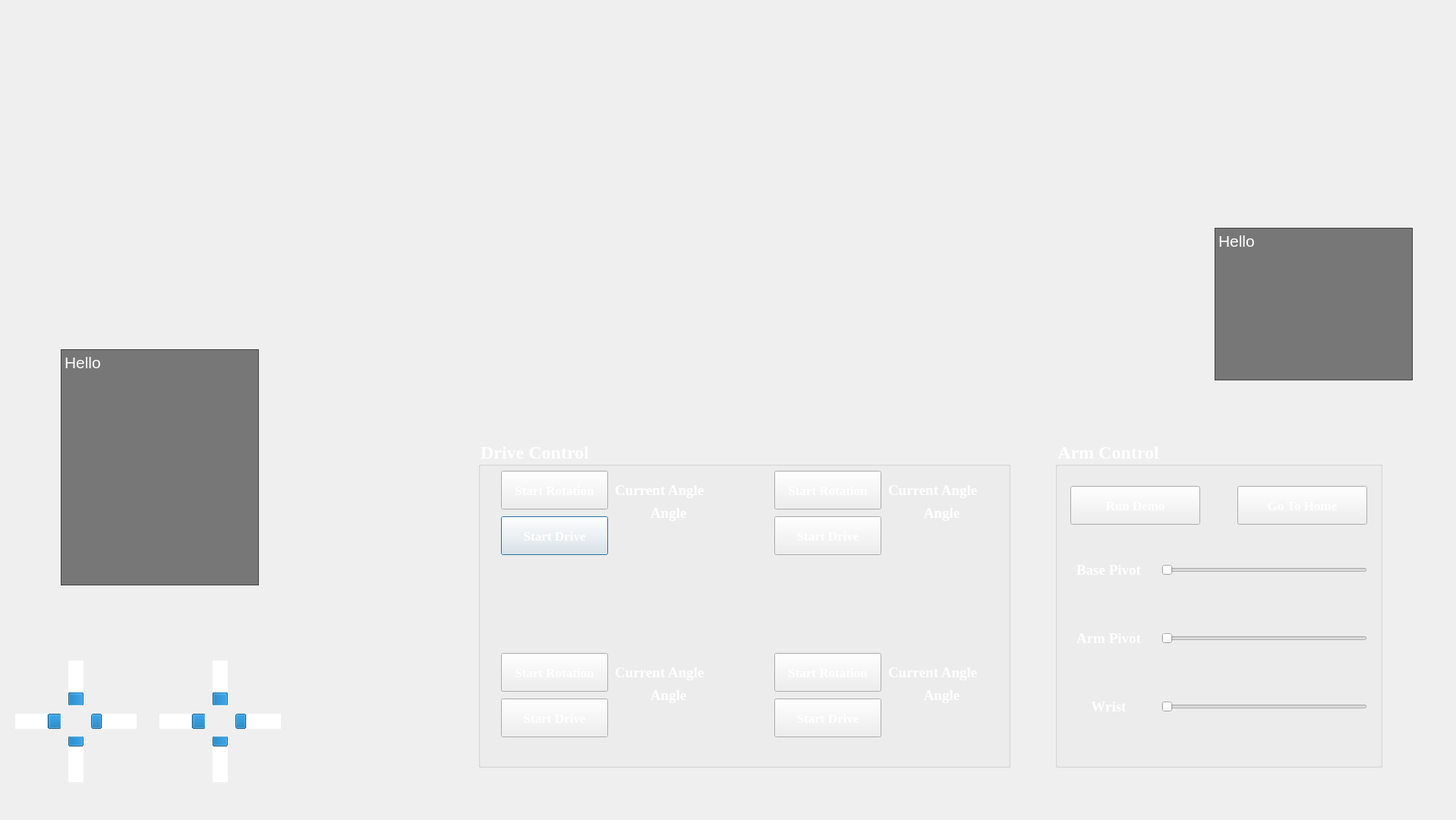
<?xml version="1.0" encoding="UTF-8"?>
<ui version="4.0">
 <class>Dialog</class>
 <widget class="QDialog" name="Dialog">
  <property name="geometry">
   <rect>
    <x>0</x>
    <y>0</y>
    <width>1918</width>
    <height>1080</height>
   </rect>
  </property>
  <property name="windowTitle">
   <string>Dialog</string>
  </property>
  <widget class="QLabel" name="label">
   <property name="geometry">
    <rect>
     <x>-60</x>
     <y>-130</y>
     <width>1981</width>
     <height>1211</height>
    </rect>
   </property>
   <property name="font">
    <font>
     <pointsize>12</pointsize>
     <weight>75</weight>
     <bold>true</bold>
    </font>
   </property>
   <property name="text">
    <string/>
   </property>
   <property name="pixmap">
    <pixmap resource="Onyx.qrc">:/Pictures/Background.png</pixmap>
   </property>
   <property name="scaledContents">
    <bool>true</bool>
   </property>
  </widget>
  <widget class="QLabel" name="label_2">
   <property name="geometry">
    <rect>
     <x>1360</x>
     <y>350</y>
     <width>151</width>
     <height>141</height>
    </rect>
   </property>
   <property name="text">
    <string/>
   </property>
   <property name="pixmap">
    <pixmap resource="Onyx.qrc">:/Pictures/SipeedLogo.png</pixmap>
   </property>
   <property name="scaledContents">
    <bool>true</bool>
   </property>
  </widget>
  <widget class="QLabel" name="label_4">
   <property name="geometry">
    <rect>
     <x>380</x>
     <y>720</y>
     <width>241</width>
     <height>121</height>
    </rect>
   </property>
   <property name="text">
    <string/>
   </property>
   <property name="pixmap">
    <pixmap resource="Onyx.qrc">:/Pictures/PS.png</pixmap>
   </property>
   <property name="scaledContents">
    <bool>true</bool>
   </property>
  </widget>
  <widget class="QLabel" name="label_6">
   <property name="geometry">
    <rect>
     <x>830</x>
     <y>290</y>
     <width>271</width>
     <height>261</height>
    </rect>
   </property>
   <property name="text">
    <string/>
   </property>
   <property name="pixmap">
    <pixmap resource="Onyx.qrc">:/Pictures/OrangePi.png</pixmap>
   </property>
   <property name="scaledContents">
    <bool>true</bool>
   </property>
  </widget>
  <widget class="QLabel" name="label_7">
   <property name="geometry">
    <rect>
     <x>420</x>
     <y>330</y>
     <width>181</width>
     <height>181</height>
    </rect>
   </property>
   <property name="text">
    <string/>
   </property>
   <property name="pixmap">
    <pixmap resource="Onyx.qrc">:/Pictures/EspressifLogo.png</pixmap>
   </property>
   <property name="scaledContents">
    <bool>true</bool>
   </property>
  </widget>
  <widget class="QLabel" name="label_8">
   <property name="geometry">
    <rect>
     <x>460</x>
     <y>570</y>
     <width>91</width>
     <height>91</height>
    </rect>
   </property>
   <property name="text">
    <string/>
   </property>
   <property name="pixmap">
    <pixmap resource="Onyx.qrc">:/Pictures/bluetooth.png</pixmap>
   </property>
   <property name="scaledContents">
    <bool>true</bool>
   </property>
  </widget>
  <widget class="QLabel" name="label_3">
   <property name="geometry">
    <rect>
     <x>40</x>
     <y>50</y>
     <width>221</width>
     <height>341</height>
    </rect>
   </property>
   <property name="text">
    <string/>
   </property>
   <property name="pixmap">
    <pixmap resource="Onyx.qrc">:/Pictures/Onyx.png</pixmap>
   </property>
   <property name="scaledContents">
    <bool>true</bool>
   </property>
  </widget>
  <widget class="QTextEdit" name="textEdit">
   <property name="geometry">
    <rect>
     <x>80</x>
     <y>460</y>
     <width>261</width>
     <height>311</height>
    </rect>
   </property>
   <property name="font">
    <font>
     <pointsize>16</pointsize>
    </font>
   </property>
   <property name="styleSheet">
    <string notr="true">background-color:rgba(36, 36, 36, 150);
color: rgb(255, 255, 255);</string>
   </property>
   <property name="html">
    <string>&lt;!DOCTYPE HTML PUBLIC &quot;-//W3C//DTD HTML 4.0//EN&quot; &quot;http://www.w3.org/TR/REC-html40/strict.dtd&quot;&gt;
&lt;html&gt;&lt;head&gt;&lt;meta name=&quot;qrichtext&quot; content=&quot;1&quot; /&gt;&lt;style type=&quot;text/css&quot;&gt;
p, li { white-space: pre-wrap; }
&lt;/style&gt;&lt;/head&gt;&lt;body style=&quot; font-family:'MS Shell Dlg 2'; font-size:16pt; font-weight:400; font-style:normal;&quot;&gt;
&lt;p style=&quot; margin-top:0px; margin-bottom:0px; margin-left:0px; margin-right:0px; -qt-block-indent:0; text-indent:0px;&quot;&gt;Hello&lt;/p&gt;&lt;/body&gt;&lt;/html&gt;</string>
   </property>
  </widget>
  <widget class="QTextEdit" name="textEdit_2">
   <property name="geometry">
    <rect>
     <x>1600</x>
     <y>300</y>
     <width>261</width>
     <height>201</height>
    </rect>
   </property>
   <property name="font">
    <font>
     <pointsize>16</pointsize>
    </font>
   </property>
   <property name="styleSheet">
    <string notr="true">background-color:rgba(36, 36, 36, 150);
color: rgb(255, 255, 255);</string>
   </property>
   <property name="html">
    <string>&lt;!DOCTYPE HTML PUBLIC &quot;-//W3C//DTD HTML 4.0//EN&quot; &quot;http://www.w3.org/TR/REC-html40/strict.dtd&quot;&gt;
&lt;html&gt;&lt;head&gt;&lt;meta name=&quot;qrichtext&quot; content=&quot;1&quot; /&gt;&lt;style type=&quot;text/css&quot;&gt;
p, li { white-space: pre-wrap; }
&lt;/style&gt;&lt;/head&gt;&lt;body style=&quot; font-family:'MS Shell Dlg 2'; font-size:16pt; font-weight:400; font-style:normal;&quot;&gt;
&lt;p style=&quot; margin-top:0px; margin-bottom:0px; margin-left:0px; margin-right:0px; -qt-block-indent:0; text-indent:0px;&quot;&gt;Hello&lt;/p&gt;&lt;/body&gt;&lt;/html&gt;</string>
   </property>
  </widget>
  <widget class="QLabel" name="label_9">
   <property name="geometry">
    <rect>
     <x>1120</x>
     <y>340</y>
     <width>181</width>
     <height>171</height>
    </rect>
   </property>
   <property name="text">
    <string/>
   </property>
   <property name="pixmap">
    <pixmap resource="Onyx.qrc">:/Pictures/SPi.png</pixmap>
   </property>
   <property name="scaledContents">
    <bool>true</bool>
   </property>
  </widget>
  <widget class="QLabel" name="label_10">
   <property name="geometry">
    <rect>
     <x>630</x>
     <y>340</y>
     <width>181</width>
     <height>171</height>
    </rect>
   </property>
   <property name="text">
    <string/>
   </property>
   <property name="pixmap">
    <pixmap resource="Onyx.qrc">:/Pictures/SPi.png</pixmap>
   </property>
   <property name="scaledContents">
    <bool>true</bool>
   </property>
  </widget>
  <widget class="QProgressBar" name="LR">
   <property name="geometry">
    <rect>
     <x>120</x>
     <y>940</y>
     <width>60</width>
     <height>20</height>
    </rect>
   </property>
   <property name="font">
    <font>
     <family>Nirmala Text</family>
    </font>
   </property>
   <property name="styleSheet">
    <string notr="true">background-color: qconicalgradient(cx:0.5, cy:0.5, angle:0, stop:0 rgba(35, 40, 3, 255), stop:0.16 rgba(136, 106, 22, 255), stop:0.225 rgba(166, 140, 41, 255), stop:0.285 rgba(204, 181, 74, 255), stop:0.345 rgba(235, 219, 102, 255), stop:0.415 rgba(245, 236, 112, 255), stop:0.52 rgba(209, 190, 76, 255), stop:0.57 rgba(187, 156, 51, 255), stop:0.635 rgba(168, 142, 42, 255), stop:0.695 rgba(202, 174, 68, 255), stop:0.75 rgba(218, 202, 86, 255), stop:0.815 rgba(208, 187, 73, 255), stop:0.88 rgba(187, 156, 51, 255), stop:0.935 rgba(137, 108, 26, 255), stop:1 rgba(35, 40, 3, 255));
border-color: rgb(0, 0, 1);
alternate-background-color: rgb(0, 0, 0);
</string>
   </property>
   <property name="value">
    <number>24</number>
   </property>
   <property name="textVisible">
    <bool>false</bool>
   </property>
  </widget>
  <widget class="QProgressBar" name="LL">
   <property name="geometry">
    <rect>
     <x>20</x>
     <y>940</y>
     <width>60</width>
     <height>20</height>
    </rect>
   </property>
   <property name="font">
    <font>
     <family>Nirmala Text</family>
    </font>
   </property>
   <property name="styleSheet">
    <string notr="true">background-color: qconicalgradient(cx:0.5, cy:0.5, angle:0, stop:0 rgba(35, 40, 3, 255), stop:0.16 rgba(136, 106, 22, 255), stop:0.225 rgba(166, 140, 41, 255), stop:0.285 rgba(204, 181, 74, 255), stop:0.345 rgba(235, 219, 102, 255), stop:0.415 rgba(245, 236, 112, 255), stop:0.52 rgba(209, 190, 76, 255), stop:0.57 rgba(187, 156, 51, 255), stop:0.635 rgba(168, 142, 42, 255), stop:0.695 rgba(202, 174, 68, 255), stop:0.75 rgba(218, 202, 86, 255), stop:0.815 rgba(208, 187, 73, 255), stop:0.88 rgba(187, 156, 51, 255), stop:0.935 rgba(137, 108, 26, 255), stop:1 rgba(35, 40, 3, 255));
border-color: rgb(0, 0, 1);
alternate-background-color: rgb(0, 0, 0);
</string>
   </property>
   <property name="value">
    <number>24</number>
   </property>
   <property name="alignment">
    <set>Qt::AlignRight|Qt::AlignTrailing|Qt::AlignVCenter</set>
   </property>
   <property name="textVisible">
    <bool>false</bool>
   </property>
   <property name="invertedAppearance">
    <bool>true</bool>
   </property>
  </widget>
  <widget class="QProgressBar" name="RL">
   <property name="geometry">
    <rect>
     <x>210</x>
     <y>940</y>
     <width>60</width>
     <height>20</height>
    </rect>
   </property>
   <property name="font">
    <font>
     <family>Nirmala Text</family>
    </font>
   </property>
   <property name="styleSheet">
    <string notr="true">background-color: qconicalgradient(cx:0.5, cy:0.5, angle:0, stop:0 rgba(35, 40, 3, 255), stop:0.16 rgba(136, 106, 22, 255), stop:0.225 rgba(166, 140, 41, 255), stop:0.285 rgba(204, 181, 74, 255), stop:0.345 rgba(235, 219, 102, 255), stop:0.415 rgba(245, 236, 112, 255), stop:0.52 rgba(209, 190, 76, 255), stop:0.57 rgba(187, 156, 51, 255), stop:0.635 rgba(168, 142, 42, 255), stop:0.695 rgba(202, 174, 68, 255), stop:0.75 rgba(218, 202, 86, 255), stop:0.815 rgba(208, 187, 73, 255), stop:0.88 rgba(187, 156, 51, 255), stop:0.935 rgba(137, 108, 26, 255), stop:1 rgba(35, 40, 3, 255));
border-color: rgb(0, 0, 1);
alternate-background-color: rgb(0, 0, 0);
</string>
   </property>
   <property name="value">
    <number>24</number>
   </property>
   <property name="textVisible">
    <bool>false</bool>
   </property>
   <property name="invertedAppearance">
    <bool>true</bool>
   </property>
  </widget>
  <widget class="QProgressBar" name="RR">
   <property name="geometry">
    <rect>
     <x>310</x>
     <y>940</y>
     <width>60</width>
     <height>20</height>
    </rect>
   </property>
   <property name="font">
    <font>
     <family>Nirmala Text</family>
    </font>
   </property>
   <property name="styleSheet">
    <string notr="true">background-color: qconicalgradient(cx:0.5, cy:0.5, angle:0, stop:0 rgba(35, 40, 3, 255), stop:0.16 rgba(136, 106, 22, 255), stop:0.225 rgba(166, 140, 41, 255), stop:0.285 rgba(204, 181, 74, 255), stop:0.345 rgba(235, 219, 102, 255), stop:0.415 rgba(245, 236, 112, 255), stop:0.52 rgba(209, 190, 76, 255), stop:0.57 rgba(187, 156, 51, 255), stop:0.635 rgba(168, 142, 42, 255), stop:0.695 rgba(202, 174, 68, 255), stop:0.75 rgba(218, 202, 86, 255), stop:0.815 rgba(208, 187, 73, 255), stop:0.88 rgba(187, 156, 51, 255), stop:0.935 rgba(137, 108, 26, 255), stop:1 rgba(35, 40, 3, 255));
border-color: rgb(0, 0, 1);
alternate-background-color: rgb(0, 0, 0);
</string>
   </property>
   <property name="value">
    <number>24</number>
   </property>
   <property name="textVisible">
    <bool>false</bool>
   </property>
  </widget>
  <widget class="QProgressBar" name="LU">
   <property name="geometry">
    <rect>
     <x>90</x>
     <y>870</y>
     <width>20</width>
     <height>60</height>
    </rect>
   </property>
   <property name="font">
    <font>
     <family>Nirmala Text</family>
    </font>
   </property>
   <property name="styleSheet">
    <string notr="true">background-color: qconicalgradient(cx:0.5, cy:0.5, angle:0, stop:0 rgba(35, 40, 3, 255), stop:0.16 rgba(136, 106, 22, 255), stop:0.225 rgba(166, 140, 41, 255), stop:0.285 rgba(204, 181, 74, 255), stop:0.345 rgba(235, 219, 102, 255), stop:0.415 rgba(245, 236, 112, 255), stop:0.52 rgba(209, 190, 76, 255), stop:0.57 rgba(187, 156, 51, 255), stop:0.635 rgba(168, 142, 42, 255), stop:0.695 rgba(202, 174, 68, 255), stop:0.75 rgba(218, 202, 86, 255), stop:0.815 rgba(208, 187, 73, 255), stop:0.88 rgba(187, 156, 51, 255), stop:0.935 rgba(137, 108, 26, 255), stop:1 rgba(35, 40, 3, 255));
border-color: rgb(0, 0, 1);
alternate-background-color: rgb(0, 0, 0);
</string>
   </property>
   <property name="value">
    <number>24</number>
   </property>
   <property name="textVisible">
    <bool>false</bool>
   </property>
   <property name="orientation">
    <enum>Qt::Vertical</enum>
   </property>
  </widget>
  <widget class="QProgressBar" name="RU">
   <property name="geometry">
    <rect>
     <x>280</x>
     <y>870</y>
     <width>20</width>
     <height>60</height>
    </rect>
   </property>
   <property name="font">
    <font>
     <family>Nirmala Text</family>
    </font>
   </property>
   <property name="styleSheet">
    <string notr="true">background-color: qconicalgradient(cx:0.5, cy:0.5, angle:0, stop:0 rgba(35, 40, 3, 255), stop:0.16 rgba(136, 106, 22, 255), stop:0.225 rgba(166, 140, 41, 255), stop:0.285 rgba(204, 181, 74, 255), stop:0.345 rgba(235, 219, 102, 255), stop:0.415 rgba(245, 236, 112, 255), stop:0.52 rgba(209, 190, 76, 255), stop:0.57 rgba(187, 156, 51, 255), stop:0.635 rgba(168, 142, 42, 255), stop:0.695 rgba(202, 174, 68, 255), stop:0.75 rgba(218, 202, 86, 255), stop:0.815 rgba(208, 187, 73, 255), stop:0.88 rgba(187, 156, 51, 255), stop:0.935 rgba(137, 108, 26, 255), stop:1 rgba(35, 40, 3, 255));
border-color: rgb(0, 0, 1);
alternate-background-color: rgb(0, 0, 0);
</string>
   </property>
   <property name="value">
    <number>24</number>
   </property>
   <property name="textVisible">
    <bool>false</bool>
   </property>
   <property name="orientation">
    <enum>Qt::Vertical</enum>
   </property>
  </widget>
  <widget class="QProgressBar" name="LD">
   <property name="geometry">
    <rect>
     <x>90</x>
     <y>970</y>
     <width>20</width>
     <height>60</height>
    </rect>
   </property>
   <property name="font">
    <font>
     <family>Nirmala Text</family>
    </font>
   </property>
   <property name="styleSheet">
    <string notr="true">background-color: qconicalgradient(cx:0.5, cy:0.5, angle:0, stop:0 rgba(35, 40, 3, 255), stop:0.16 rgba(136, 106, 22, 255), stop:0.225 rgba(166, 140, 41, 255), stop:0.285 rgba(204, 181, 74, 255), stop:0.345 rgba(235, 219, 102, 255), stop:0.415 rgba(245, 236, 112, 255), stop:0.52 rgba(209, 190, 76, 255), stop:0.57 rgba(187, 156, 51, 255), stop:0.635 rgba(168, 142, 42, 255), stop:0.695 rgba(202, 174, 68, 255), stop:0.75 rgba(218, 202, 86, 255), stop:0.815 rgba(208, 187, 73, 255), stop:0.88 rgba(187, 156, 51, 255), stop:0.935 rgba(137, 108, 26, 255), stop:1 rgba(35, 40, 3, 255));
border-color: rgb(0, 0, 1);
alternate-background-color: rgb(0, 0, 0);
</string>
   </property>
   <property name="value">
    <number>24</number>
   </property>
   <property name="textVisible">
    <bool>false</bool>
   </property>
   <property name="orientation">
    <enum>Qt::Vertical</enum>
   </property>
   <property name="invertedAppearance">
    <bool>true</bool>
   </property>
  </widget>
  <widget class="QProgressBar" name="RD">
   <property name="geometry">
    <rect>
     <x>280</x>
     <y>970</y>
     <width>20</width>
     <height>60</height>
    </rect>
   </property>
   <property name="font">
    <font>
     <family>Nirmala Text</family>
    </font>
   </property>
   <property name="styleSheet">
    <string notr="true">background-color: qconicalgradient(cx:0.5, cy:0.5, angle:0, stop:0 rgba(35, 40, 3, 255), stop:0.16 rgba(136, 106, 22, 255), stop:0.225 rgba(166, 140, 41, 255), stop:0.285 rgba(204, 181, 74, 255), stop:0.345 rgba(235, 219, 102, 255), stop:0.415 rgba(245, 236, 112, 255), stop:0.52 rgba(209, 190, 76, 255), stop:0.57 rgba(187, 156, 51, 255), stop:0.635 rgba(168, 142, 42, 255), stop:0.695 rgba(202, 174, 68, 255), stop:0.75 rgba(218, 202, 86, 255), stop:0.815 rgba(208, 187, 73, 255), stop:0.88 rgba(187, 156, 51, 255), stop:0.935 rgba(137, 108, 26, 255), stop:1 rgba(35, 40, 3, 255));
border-color: rgb(0, 0, 1);
alternate-background-color: rgb(0, 0, 0);
</string>
   </property>
   <property name="value">
    <number>24</number>
   </property>
   <property name="textVisible">
    <bool>false</bool>
   </property>
   <property name="orientation">
    <enum>Qt::Vertical</enum>
   </property>
   <property name="invertedAppearance">
    <bool>true</bool>
   </property>
  </widget>
  <widget class="QLabel" name="ButtonTri">
   <property name="geometry">
    <rect>
     <x>460</x>
     <y>870</y>
     <width>71</width>
     <height>71</height>
    </rect>
   </property>
   <property name="text">
    <string/>
   </property>
   <property name="pixmap">
    <pixmap resource="Onyx.qrc">:/Pictures/GoldButton.png</pixmap>
   </property>
   <property name="scaledContents">
    <bool>true</bool>
   </property>
  </widget>
  <widget class="QLabel" name="ButtonX">
   <property name="geometry">
    <rect>
     <x>460</x>
     <y>970</y>
     <width>71</width>
     <height>71</height>
    </rect>
   </property>
   <property name="text">
    <string/>
   </property>
   <property name="pixmap">
    <pixmap resource="Onyx.qrc">:/Pictures/GoldButton.png</pixmap>
   </property>
   <property name="scaledContents">
    <bool>true</bool>
   </property>
  </widget>
  <widget class="QLabel" name="ButtonSq">
   <property name="geometry">
    <rect>
     <x>410</x>
     <y>920</y>
     <width>71</width>
     <height>71</height>
    </rect>
   </property>
   <property name="text">
    <string/>
   </property>
   <property name="pixmap">
    <pixmap resource="Onyx.qrc">:/Pictures/GoldButton.png</pixmap>
   </property>
   <property name="scaledContents">
    <bool>true</bool>
   </property>
  </widget>
  <widget class="QLabel" name="ButtonCirc">
   <property name="geometry">
    <rect>
     <x>510</x>
     <y>920</y>
     <width>71</width>
     <height>71</height>
    </rect>
   </property>
   <property name="text">
    <string/>
   </property>
   <property name="pixmap">
    <pixmap resource="Onyx.qrc">:/Pictures/GoldButton.png</pixmap>
   </property>
   <property name="scaledContents">
    <bool>true</bool>
   </property>
  </widget>
  <widget class="QGroupBox" name="groupBox">
   <property name="geometry">
    <rect>
     <x>630</x>
     <y>580</y>
     <width>701</width>
     <height>431</height>
    </rect>
   </property>
   <property name="font">
    <font>
     <family>Georgia</family>
     <pointsize>18</pointsize>
     <weight>75</weight>
     <bold>true</bold>
    </font>
   </property>
   <property name="styleSheet">
    <string notr="true">color: rgb(255, 255, 255);</string>
   </property>
   <property name="title">
    <string>Drive Control</string>
   </property>
   <widget class="QLabel" name="Angle_Label_4">
    <property name="geometry">
     <rect>
      <x>560</x>
      <y>320</y>
      <width>101</width>
      <height>31</height>
     </rect>
    </property>
    <property name="font">
     <font>
      <family>Georgia</family>
      <pointsize>14</pointsize>
      <weight>75</weight>
      <bold>true</bold>
     </font>
    </property>
    <property name="styleSheet">
     <string notr="true">color: rgb(255, 255, 255)</string>
    </property>
    <property name="text">
     <string>Angle</string>
    </property>
    <property name="alignment">
     <set>Qt::AlignCenter</set>
    </property>
   </widget>
   <widget class="QPushButton" name="Drive_Button_1">
    <property name="geometry">
     <rect>
      <x>30</x>
      <y>100</y>
      <width>141</width>
      <height>51</height>
     </rect>
    </property>
    <property name="font">
     <font>
      <family>Georgia</family>
      <pointsize>13</pointsize>
      <weight>75</weight>
      <bold>true</bold>
     </font>
    </property>
    <property name="styleSheet">
     <string notr="true">color: rgb(255, 255, 255);
background-color: qconicalgradient(cx:0.5, cy:0.5, angle:0, stop:0 rgba(35, 40, 3, 255), stop:0.16 rgba(136, 106, 22, 255), stop:0.225 rgba(166, 140, 41, 255), stop:0.285 rgba(176, 156, 63, 255), stop:0.345 rgba(175, 163, 76, 255), stop:0.415 rgba(194, 187, 89, 255), stop:0.52 rgba(209, 190, 76, 255), stop:0.57 rgba(187, 156, 51, 255), stop:0.635 rgba(168, 142, 42, 255), stop:0.695 rgba(202, 174, 68, 255), stop:0.75 rgba(203, 188, 80, 255), stop:0.815 rgba(208, 187, 73, 255), stop:0.88 rgba(187, 156, 51, 255), stop:0.935 rgba(137, 108, 26, 255), stop:1 rgba(35, 40, 3, 255));</string>
    </property>
    <property name="text">
     <string>Start Drive</string>
    </property>
   </widget>
   <widget class="QLabel" name="label_12">
    <property name="geometry">
     <rect>
      <x>180</x>
      <y>290</y>
      <width>151</width>
      <height>31</height>
     </rect>
    </property>
    <property name="font">
     <font>
      <family>Georgia</family>
      <pointsize>14</pointsize>
      <weight>75</weight>
      <bold>true</bold>
     </font>
    </property>
    <property name="styleSheet">
     <string notr="true">color: rgb(255, 255, 255);</string>
    </property>
    <property name="text">
     <string>Current Angle</string>
    </property>
   </widget>
   <widget class="QPushButton" name="Rotation_Button_3">
    <property name="geometry">
     <rect>
      <x>390</x>
      <y>280</y>
      <width>141</width>
      <height>51</height>
     </rect>
    </property>
    <property name="font">
     <font>
      <family>Georgia</family>
      <pointsize>13</pointsize>
      <weight>75</weight>
      <bold>true</bold>
     </font>
    </property>
    <property name="styleSheet">
     <string notr="true">color: rgb(255, 255, 255);
background-color: qconicalgradient(cx:0.5, cy:0.5, angle:0, stop:0 rgba(35, 40, 3, 255), stop:0.16 rgba(136, 106, 22, 255), stop:0.225 rgba(166, 140, 41, 255), stop:0.285 rgba(176, 156, 63, 255), stop:0.345 rgba(175, 163, 76, 255), stop:0.415 rgba(194, 187, 89, 255), stop:0.52 rgba(209, 190, 76, 255), stop:0.57 rgba(187, 156, 51, 255), stop:0.635 rgba(168, 142, 42, 255), stop:0.695 rgba(202, 174, 68, 255), stop:0.75 rgba(203, 188, 80, 255), stop:0.815 rgba(208, 187, 73, 255), stop:0.88 rgba(187, 156, 51, 255), stop:0.935 rgba(137, 108, 26, 255), stop:1 rgba(35, 40, 3, 255));</string>
    </property>
    <property name="text">
     <string>Start Rotation</string>
    </property>
   </widget>
   <widget class="QLabel" name="Angle_Label_2">
    <property name="geometry">
     <rect>
      <x>560</x>
      <y>80</y>
      <width>101</width>
      <height>31</height>
     </rect>
    </property>
    <property name="font">
     <font>
      <family>Georgia</family>
      <pointsize>14</pointsize>
      <weight>75</weight>
      <bold>true</bold>
     </font>
    </property>
    <property name="styleSheet">
     <string notr="true">color: rgb(255, 255, 255)</string>
    </property>
    <property name="text">
     <string>Angle</string>
    </property>
    <property name="alignment">
     <set>Qt::AlignCenter</set>
    </property>
   </widget>
   <widget class="QPushButton" name="Rotation_Button_1">
    <property name="geometry">
     <rect>
      <x>30</x>
      <y>40</y>
      <width>141</width>
      <height>51</height>
     </rect>
    </property>
    <property name="font">
     <font>
      <family>Georgia</family>
      <pointsize>13</pointsize>
      <weight>75</weight>
      <bold>true</bold>
     </font>
    </property>
    <property name="styleSheet">
     <string notr="true">color: rgb(255, 255, 255);
background-color: qconicalgradient(cx:0.5, cy:0.5, angle:0, stop:0 rgba(35, 40, 3, 255), stop:0.16 rgba(136, 106, 22, 255), stop:0.225 rgba(166, 140, 41, 255), stop:0.285 rgba(176, 156, 63, 255), stop:0.345 rgba(175, 163, 76, 255), stop:0.415 rgba(194, 187, 89, 255), stop:0.52 rgba(209, 190, 76, 255), stop:0.57 rgba(187, 156, 51, 255), stop:0.635 rgba(168, 142, 42, 255), stop:0.695 rgba(202, 174, 68, 255), stop:0.75 rgba(203, 188, 80, 255), stop:0.815 rgba(208, 187, 73, 255), stop:0.88 rgba(187, 156, 51, 255), stop:0.935 rgba(137, 108, 26, 255), stop:1 rgba(35, 40, 3, 255));</string>
    </property>
    <property name="text">
     <string>Start Rotation</string>
    </property>
   </widget>
   <widget class="QPushButton" name="Drive_Button_2">
    <property name="geometry">
     <rect>
      <x>390</x>
      <y>100</y>
      <width>141</width>
      <height>51</height>
     </rect>
    </property>
    <property name="font">
     <font>
      <family>Georgia</family>
      <pointsize>13</pointsize>
      <weight>75</weight>
      <bold>true</bold>
     </font>
    </property>
    <property name="styleSheet">
     <string notr="true">color: rgb(255, 255, 255);
background-color: qconicalgradient(cx:0.5, cy:0.5, angle:0, stop:0 rgba(35, 40, 3, 255), stop:0.16 rgba(136, 106, 22, 255), stop:0.225 rgba(166, 140, 41, 255), stop:0.285 rgba(176, 156, 63, 255), stop:0.345 rgba(175, 163, 76, 255), stop:0.415 rgba(194, 187, 89, 255), stop:0.52 rgba(209, 190, 76, 255), stop:0.57 rgba(187, 156, 51, 255), stop:0.635 rgba(168, 142, 42, 255), stop:0.695 rgba(202, 174, 68, 255), stop:0.75 rgba(203, 188, 80, 255), stop:0.815 rgba(208, 187, 73, 255), stop:0.88 rgba(187, 156, 51, 255), stop:0.935 rgba(137, 108, 26, 255), stop:1 rgba(35, 40, 3, 255));</string>
    </property>
    <property name="text">
     <string>Start Drive</string>
    </property>
   </widget>
   <widget class="QLabel" name="label_11">
    <property name="geometry">
     <rect>
      <x>540</x>
      <y>50</y>
      <width>141</width>
      <height>31</height>
     </rect>
    </property>
    <property name="font">
     <font>
      <family>Georgia</family>
      <pointsize>14</pointsize>
      <weight>75</weight>
      <bold>true</bold>
     </font>
    </property>
    <property name="styleSheet">
     <string notr="true">color: rgb(255, 255, 255);</string>
    </property>
    <property name="text">
     <string>Current Angle</string>
    </property>
   </widget>
   <widget class="QLabel" name="label_5">
    <property name="geometry">
     <rect>
      <x>180</x>
      <y>50</y>
      <width>141</width>
      <height>31</height>
     </rect>
    </property>
    <property name="font">
     <font>
      <family>Georgia</family>
      <pointsize>14</pointsize>
      <weight>75</weight>
      <bold>true</bold>
     </font>
    </property>
    <property name="styleSheet">
     <string notr="true">color: rgb(255, 255, 255);</string>
    </property>
    <property name="text">
     <string>Current Angle</string>
    </property>
   </widget>
   <widget class="QPushButton" name="Rotation_Button_2">
    <property name="geometry">
     <rect>
      <x>390</x>
      <y>40</y>
      <width>141</width>
      <height>51</height>
     </rect>
    </property>
    <property name="font">
     <font>
      <family>Georgia</family>
      <pointsize>13</pointsize>
      <weight>75</weight>
      <bold>true</bold>
     </font>
    </property>
    <property name="styleSheet">
     <string notr="true">color: rgb(255, 255, 255);
background-color: qconicalgradient(cx:0.5, cy:0.5, angle:0, stop:0 rgba(35, 40, 3, 255), stop:0.16 rgba(136, 106, 22, 255), stop:0.225 rgba(166, 140, 41, 255), stop:0.285 rgba(176, 156, 63, 255), stop:0.345 rgba(175, 163, 76, 255), stop:0.415 rgba(194, 187, 89, 255), stop:0.52 rgba(209, 190, 76, 255), stop:0.57 rgba(187, 156, 51, 255), stop:0.635 rgba(168, 142, 42, 255), stop:0.695 rgba(202, 174, 68, 255), stop:0.75 rgba(203, 188, 80, 255), stop:0.815 rgba(208, 187, 73, 255), stop:0.88 rgba(187, 156, 51, 255), stop:0.935 rgba(137, 108, 26, 255), stop:1 rgba(35, 40, 3, 255));</string>
    </property>
    <property name="text">
     <string>Start Rotation</string>
    </property>
   </widget>
   <widget class="QLabel" name="Angle_Label_1">
    <property name="geometry">
     <rect>
      <x>200</x>
      <y>80</y>
      <width>101</width>
      <height>31</height>
     </rect>
    </property>
    <property name="font">
     <font>
      <family>Georgia</family>
      <pointsize>14</pointsize>
      <weight>75</weight>
      <bold>true</bold>
     </font>
    </property>
    <property name="styleSheet">
     <string notr="true">color: rgb(255, 255, 255)</string>
    </property>
    <property name="text">
     <string>Angle</string>
    </property>
    <property name="alignment">
     <set>Qt::AlignCenter</set>
    </property>
   </widget>
   <widget class="QPushButton" name="Drive_Button_3">
    <property name="geometry">
     <rect>
      <x>390</x>
      <y>340</y>
      <width>141</width>
      <height>51</height>
     </rect>
    </property>
    <property name="font">
     <font>
      <family>Georgia</family>
      <pointsize>13</pointsize>
      <weight>75</weight>
      <bold>true</bold>
     </font>
    </property>
    <property name="styleSheet">
     <string notr="true">color: rgb(255, 255, 255);
background-color: qconicalgradient(cx:0.5, cy:0.5, angle:0, stop:0 rgba(35, 40, 3, 255), stop:0.16 rgba(136, 106, 22, 255), stop:0.225 rgba(166, 140, 41, 255), stop:0.285 rgba(176, 156, 63, 255), stop:0.345 rgba(175, 163, 76, 255), stop:0.415 rgba(194, 187, 89, 255), stop:0.52 rgba(209, 190, 76, 255), stop:0.57 rgba(187, 156, 51, 255), stop:0.635 rgba(168, 142, 42, 255), stop:0.695 rgba(202, 174, 68, 255), stop:0.75 rgba(203, 188, 80, 255), stop:0.815 rgba(208, 187, 73, 255), stop:0.88 rgba(187, 156, 51, 255), stop:0.935 rgba(137, 108, 26, 255), stop:1 rgba(35, 40, 3, 255));</string>
    </property>
    <property name="text">
     <string>Start Drive</string>
    </property>
   </widget>
   <widget class="QPushButton" name="Drive_Button_4">
    <property name="geometry">
     <rect>
      <x>30</x>
      <y>340</y>
      <width>141</width>
      <height>51</height>
     </rect>
    </property>
    <property name="font">
     <font>
      <family>Georgia</family>
      <pointsize>13</pointsize>
      <weight>75</weight>
      <bold>true</bold>
     </font>
    </property>
    <property name="styleSheet">
     <string notr="true">color: rgb(255, 255, 255);
background-color: qconicalgradient(cx:0.5, cy:0.5, angle:0, stop:0 rgba(35, 40, 3, 255), stop:0.16 rgba(136, 106, 22, 255), stop:0.225 rgba(166, 140, 41, 255), stop:0.285 rgba(176, 156, 63, 255), stop:0.345 rgba(175, 163, 76, 255), stop:0.415 rgba(194, 187, 89, 255), stop:0.52 rgba(209, 190, 76, 255), stop:0.57 rgba(187, 156, 51, 255), stop:0.635 rgba(168, 142, 42, 255), stop:0.695 rgba(202, 174, 68, 255), stop:0.75 rgba(203, 188, 80, 255), stop:0.815 rgba(208, 187, 73, 255), stop:0.88 rgba(187, 156, 51, 255), stop:0.935 rgba(137, 108, 26, 255), stop:1 rgba(35, 40, 3, 255));</string>
    </property>
    <property name="text">
     <string>Start Drive</string>
    </property>
   </widget>
   <widget class="QPushButton" name="Rotation_Button_4">
    <property name="geometry">
     <rect>
      <x>30</x>
      <y>280</y>
      <width>141</width>
      <height>51</height>
     </rect>
    </property>
    <property name="font">
     <font>
      <family>Georgia</family>
      <pointsize>13</pointsize>
      <weight>75</weight>
      <bold>true</bold>
     </font>
    </property>
    <property name="styleSheet">
     <string notr="true">color: rgb(255, 255, 255);
background-color: qconicalgradient(cx:0.5, cy:0.5, angle:0, stop:0 rgba(35, 40, 3, 255), stop:0.16 rgba(136, 106, 22, 255), stop:0.225 rgba(166, 140, 41, 255), stop:0.285 rgba(176, 156, 63, 255), stop:0.345 rgba(175, 163, 76, 255), stop:0.415 rgba(194, 187, 89, 255), stop:0.52 rgba(209, 190, 76, 255), stop:0.57 rgba(187, 156, 51, 255), stop:0.635 rgba(168, 142, 42, 255), stop:0.695 rgba(202, 174, 68, 255), stop:0.75 rgba(203, 188, 80, 255), stop:0.815 rgba(208, 187, 73, 255), stop:0.88 rgba(187, 156, 51, 255), stop:0.935 rgba(137, 108, 26, 255), stop:1 rgba(35, 40, 3, 255));</string>
    </property>
    <property name="text">
     <string>Start Rotation</string>
    </property>
   </widget>
   <widget class="QLabel" name="label_13">
    <property name="geometry">
     <rect>
      <x>540</x>
      <y>290</y>
      <width>141</width>
      <height>31</height>
     </rect>
    </property>
    <property name="font">
     <font>
      <family>Georgia</family>
      <pointsize>14</pointsize>
      <weight>75</weight>
      <bold>true</bold>
     </font>
    </property>
    <property name="styleSheet">
     <string notr="true">color: rgb(255, 255, 255);</string>
    </property>
    <property name="text">
     <string>Current Angle</string>
    </property>
   </widget>
   <widget class="QLabel" name="Angle_Label_3">
    <property name="geometry">
     <rect>
      <x>200</x>
      <y>320</y>
      <width>101</width>
      <height>31</height>
     </rect>
    </property>
    <property name="font">
     <font>
      <family>Georgia</family>
      <pointsize>14</pointsize>
      <weight>75</weight>
      <bold>true</bold>
     </font>
    </property>
    <property name="styleSheet">
     <string notr="true">color: rgb(255, 255, 255)</string>
    </property>
    <property name="text">
     <string>Angle</string>
    </property>
    <property name="alignment">
     <set>Qt::AlignCenter</set>
    </property>
   </widget>
  </widget>
  <widget class="QGroupBox" name="groupBox_2">
   <property name="geometry">
    <rect>
     <x>1390</x>
     <y>580</y>
     <width>431</width>
     <height>431</height>
    </rect>
   </property>
   <property name="font">
    <font>
     <family>Georgia</family>
     <pointsize>18</pointsize>
     <weight>75</weight>
     <bold>true</bold>
    </font>
   </property>
   <property name="styleSheet">
    <string notr="true">color: rgb(255, 255, 255);</string>
   </property>
   <property name="title">
    <string>Arm Control</string>
   </property>
   <widget class="QPushButton" name="Rotation_Button_6">
    <property name="geometry">
     <rect>
      <x>20</x>
      <y>60</y>
      <width>171</width>
      <height>51</height>
     </rect>
    </property>
    <property name="font">
     <font>
      <family>Georgia</family>
      <pointsize>13</pointsize>
      <weight>75</weight>
      <bold>true</bold>
     </font>
    </property>
    <property name="styleSheet">
     <string notr="true">color: rgb(255, 255, 255);
background-color: qconicalgradient(cx:0.5, cy:0.5, angle:0, stop:0 rgba(35, 40, 3, 255), stop:0.16 rgba(136, 106, 22, 255), stop:0.225 rgba(166, 140, 41, 255), stop:0.285 rgba(176, 156, 63, 255), stop:0.345 rgba(175, 163, 76, 255), stop:0.415 rgba(194, 187, 89, 255), stop:0.52 rgba(209, 190, 76, 255), stop:0.57 rgba(187, 156, 51, 255), stop:0.635 rgba(168, 142, 42, 255), stop:0.695 rgba(202, 174, 68, 255), stop:0.75 rgba(203, 188, 80, 255), stop:0.815 rgba(208, 187, 73, 255), stop:0.88 rgba(187, 156, 51, 255), stop:0.935 rgba(137, 108, 26, 255), stop:1 rgba(35, 40, 3, 255));</string>
    </property>
    <property name="text">
     <string>Run Demo</string>
    </property>
   </widget>
   <widget class="QSlider" name="horizontalSlider">
    <property name="geometry">
     <rect>
      <x>140</x>
      <y>150</y>
      <width>271</width>
      <height>41</height>
     </rect>
    </property>
    <property name="styleSheet">
     <string notr="true">background-color: qconicalgradient(cx:0.5, cy:0.5, angle:0, stop:0 rgba(35, 40, 3, 255), stop:0.16 rgba(136, 106, 22, 255), stop:0.225 rgba(166, 140, 41, 255), stop:0.285 rgba(176, 156, 63, 255), stop:0.345 rgba(175, 163, 76, 255), stop:0.415 rgba(194, 187, 89, 255), stop:0.52 rgba(209, 190, 76, 255), stop:0.57 rgba(187, 156, 51, 255), stop:0.635 rgba(168, 142, 42, 255), stop:0.695 rgba(202, 174, 68, 255), stop:0.75 rgba(203, 188, 80, 255), stop:0.815 rgba(208, 187, 73, 255), stop:0.88 rgba(187, 156, 51, 255), stop:0.935 rgba(137, 108, 26, 255), stop:1 rgba(35, 40, 3, 255));
selection-background-color: rgb(0, 0, 0);
selection-color: rgb(0, 0, 0);
alternate-background-color: rgb(0, 0, 0);
color: rgb(0, 0, 0);</string>
    </property>
    <property name="orientation">
     <enum>Qt::Horizontal</enum>
    </property>
   </widget>
   <widget class="QLabel" name="Angle_Label_5">
    <property name="geometry">
     <rect>
      <x>20</x>
      <y>160</y>
      <width>101</width>
      <height>21</height>
     </rect>
    </property>
    <property name="font">
     <font>
      <family>Georgia</family>
      <pointsize>14</pointsize>
      <weight>75</weight>
      <bold>true</bold>
     </font>
    </property>
    <property name="styleSheet">
     <string notr="true">color: rgb(255, 255, 255)</string>
    </property>
    <property name="text">
     <string>Base Pivot</string>
    </property>
    <property name="alignment">
     <set>Qt::AlignCenter</set>
    </property>
   </widget>
   <widget class="QLabel" name="Angle_Label_6">
    <property name="geometry">
     <rect>
      <x>20</x>
      <y>250</y>
      <width>101</width>
      <height>21</height>
     </rect>
    </property>
    <property name="font">
     <font>
      <family>Georgia</family>
      <pointsize>14</pointsize>
      <weight>75</weight>
      <bold>true</bold>
     </font>
    </property>
    <property name="styleSheet">
     <string notr="true">color: rgb(255, 255, 255)</string>
    </property>
    <property name="text">
     <string>Arm Pivot</string>
    </property>
    <property name="alignment">
     <set>Qt::AlignCenter</set>
    </property>
   </widget>
   <widget class="QLabel" name="Angle_Label_7">
    <property name="geometry">
     <rect>
      <x>20</x>
      <y>340</y>
      <width>101</width>
      <height>21</height>
     </rect>
    </property>
    <property name="font">
     <font>
      <family>Georgia</family>
      <pointsize>14</pointsize>
      <weight>75</weight>
      <bold>true</bold>
     </font>
    </property>
    <property name="styleSheet">
     <string notr="true">color: rgb(255, 255, 255)</string>
    </property>
    <property name="text">
     <string>Wrist</string>
    </property>
    <property name="alignment">
     <set>Qt::AlignCenter</set>
    </property>
   </widget>
   <widget class="QSlider" name="horizontalSlider_2">
    <property name="geometry">
     <rect>
      <x>140</x>
      <y>240</y>
      <width>271</width>
      <height>41</height>
     </rect>
    </property>
    <property name="styleSheet">
     <string notr="true">background-color: qconicalgradient(cx:0.5, cy:0.5, angle:0, stop:0 rgba(35, 40, 3, 255), stop:0.16 rgba(136, 106, 22, 255), stop:0.225 rgba(166, 140, 41, 255), stop:0.285 rgba(176, 156, 63, 255), stop:0.345 rgba(175, 163, 76, 255), stop:0.415 rgba(194, 187, 89, 255), stop:0.52 rgba(209, 190, 76, 255), stop:0.57 rgba(187, 156, 51, 255), stop:0.635 rgba(168, 142, 42, 255), stop:0.695 rgba(202, 174, 68, 255), stop:0.75 rgba(203, 188, 80, 255), stop:0.815 rgba(208, 187, 73, 255), stop:0.88 rgba(187, 156, 51, 255), stop:0.935 rgba(137, 108, 26, 255), stop:1 rgba(35, 40, 3, 255));
selection-background-color: rgb(0, 0, 0);
selection-color: rgb(0, 0, 0);
alternate-background-color: rgb(0, 0, 0);
color: rgb(0, 0, 0);</string>
    </property>
    <property name="orientation">
     <enum>Qt::Horizontal</enum>
    </property>
   </widget>
   <widget class="QSlider" name="horizontalSlider_3">
    <property name="geometry">
     <rect>
      <x>140</x>
      <y>330</y>
      <width>271</width>
      <height>41</height>
     </rect>
    </property>
    <property name="styleSheet">
     <string notr="true">background-color: qconicalgradient(cx:0.5, cy:0.5, angle:0, stop:0 rgba(35, 40, 3, 255), stop:0.16 rgba(136, 106, 22, 255), stop:0.225 rgba(166, 140, 41, 255), stop:0.285 rgba(176, 156, 63, 255), stop:0.345 rgba(175, 163, 76, 255), stop:0.415 rgba(194, 187, 89, 255), stop:0.52 rgba(209, 190, 76, 255), stop:0.57 rgba(187, 156, 51, 255), stop:0.635 rgba(168, 142, 42, 255), stop:0.695 rgba(202, 174, 68, 255), stop:0.75 rgba(203, 188, 80, 255), stop:0.815 rgba(208, 187, 73, 255), stop:0.88 rgba(187, 156, 51, 255), stop:0.935 rgba(137, 108, 26, 255), stop:1 rgba(35, 40, 3, 255));
selection-background-color: rgb(0, 0, 0);
selection-color: rgb(0, 0, 0);
alternate-background-color: rgb(0, 0, 0);
color: rgb(0, 0, 0);</string>
    </property>
    <property name="orientation">
     <enum>Qt::Horizontal</enum>
    </property>
   </widget>
   <widget class="QPushButton" name="Rotation_Button_7">
    <property name="geometry">
     <rect>
      <x>240</x>
      <y>60</y>
      <width>171</width>
      <height>51</height>
     </rect>
    </property>
    <property name="font">
     <font>
      <family>Georgia</family>
      <pointsize>13</pointsize>
      <weight>75</weight>
      <bold>true</bold>
     </font>
    </property>
    <property name="styleSheet">
     <string notr="true">color: rgb(255, 255, 255);
background-color: qconicalgradient(cx:0.5, cy:0.5, angle:0, stop:0 rgba(35, 40, 3, 255), stop:0.16 rgba(136, 106, 22, 255), stop:0.225 rgba(166, 140, 41, 255), stop:0.285 rgba(176, 156, 63, 255), stop:0.345 rgba(175, 163, 76, 255), stop:0.415 rgba(194, 187, 89, 255), stop:0.52 rgba(209, 190, 76, 255), stop:0.57 rgba(187, 156, 51, 255), stop:0.635 rgba(168, 142, 42, 255), stop:0.695 rgba(202, 174, 68, 255), stop:0.75 rgba(203, 188, 80, 255), stop:0.815 rgba(208, 187, 73, 255), stop:0.88 rgba(187, 156, 51, 255), stop:0.935 rgba(137, 108, 26, 255), stop:1 rgba(35, 40, 3, 255));</string>
    </property>
    <property name="text">
     <string>Go To Home</string>
    </property>
   </widget>
  </widget>
 </widget>
 <resources>
  <include location="Onyx.qrc"/>
 </resources>
 <connections/>
</ui>
